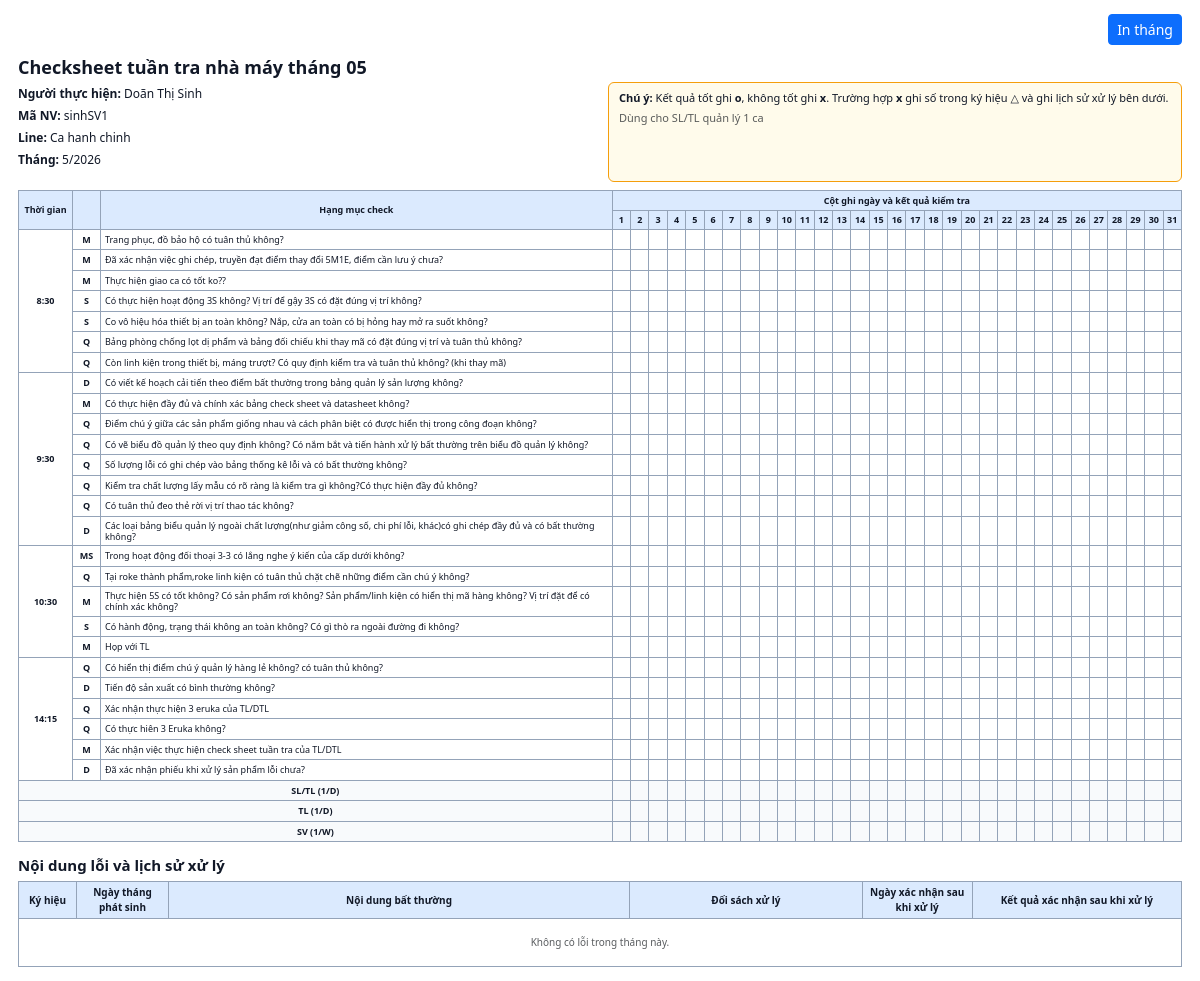
/profile/print-month (signed in), run on the app's committed database.
### models.py (models this page shows, shortened)
class User(db.Model):
    __tablename__ = "users"
    __table_args__ = (
        CheckConstraint(
            "role IN ('admin', 'manager', 'supervisor', 'leader', 'staff')",
            name="ck_users_role",
        ),
        CheckConstraint(
            "gender IS NULL OR gender IN ('male', 'female', 'other')",
            name="ck_users_gender",
        ),
    )
    id = db.Column(db.Integer, primary_key=True)
    username = db.Column(db.String(50), unique=True, nullable=False, index=True)
    password_hash = db.Column(db.String(255), nullable=False)
    full_name = db.Column(db.String(120), nullable=False)
    employee_code = db.Column(db.String(30), unique=True, nullable=False, index=True)
    outlook_email = db.Column(db.String(255), nullable=True)
    gender = db.Column(db.String(20), nullable=True)
    department = db.Column(db.String(120), nullable=False)
    line_name = db.Column(db.String(120), nullable=False)
    role = db.Column(db.String(20), nullable=False, default=ROLE_STAFF)
    manager_id = db.Column(db.Integer, db.ForeignKey("users.id"), nullable=True, index=True)
    supervisor_id = db.Column(db.Integer, db.ForeignKey("users.id"), nullable=True, index=True)
    leader_id = db.Column(db.Integer, db.ForeignKey("users.id"), nullable=True, index=True)
    is_active = db.Column(db.Boolean, nullable=False, default=True)
    created_at = db.Column(db.DateTime, nullable=False, default=datetime.utcnow)
    manager = db.relationship(
        "User",
        remote_side=[id],
        foreign_keys=[manager_id],
        backref="managed_users",
    )
    supervisor = db.relationship(
        "User",
        remote_side=[id],
        foreign_keys=[supervisor_id],
        backref="supervised_users",
    )
    leader = db.relationship(
        "User",
        remote_side=[id],
        foreign_keys=[leader_id],
        backref="led_users",
    )
    daily_sheets = db.relationship("DailyCheckSheet", back_populates="user")
    daily_results = db.relationship("DailyCheckResult", back_populates="user")
    abnormal_reports = db.relationship("AbnormalReport", back_populates="user")
    owned_confirmations = db.relationship(
        "DailyConfirmation",
        foreign_keys="DailyConfirmation.user_id",
        back_populates="user",
    )
    signed_confirmations = db.relationship(
        "DailyConfirmation",
        foreign_keys="DailyConfirmation.confirmed_by",
        back_populates="signer",
    )
    user_lines = db.relationship(
        "UserLine",
        back_populates="user",
        cascade="all, delete-orphan",
    )
    notifications = db.relationship(
        "Notification",
        back_populates="user",
        cascade="all, delete-orphan",
    )

class ChecklistItem(db.Model):
    __tablename__ = "checklist_items"
    __table_args__ = (
        UniqueConstraint("template_id", "line_id", "item_order", name="uq_checklist_items_template_line_order"),
    )
    id = db.Column(db.Integer, primary_key=True)
    template_id = db.Column(
        db.Integer,
        db.ForeignKey("checklist_templates.id"),
        nullable=False,
        index=True,
    )
    line_id = db.Column(db.Integer, db.ForeignKey("lines.id"), nullable=True, index=True)
    symbol = db.Column(db.String(20), nullable=False)
    check_time = db.Column(db.Time, nullable=False, index=True)
    time_group = db.Column(db.String(100), nullable=False)
    item_order = db.Column(db.Integer, nullable=False)
    category_type = db.Column(db.String(50))
    content = db.Column(db.Text, nullable=False)
    content_vi = db.Column(db.Text, nullable=False)
    content_en = db.Column(db.Text)
    content_ja = db.Column(db.Text)
    note = db.Column(db.Text)
    is_active = db.Column(db.Boolean, nullable=False, default=True)
    created_at = db.Column(db.DateTime, nullable=False, default=datetime.utcnow)
    template = db.relationship("ChecklistTemplate", back_populates="checklist_items")
    line = db.relationship("Line")
    daily_results = db.relationship("DailyCheckResult", back_populates="checklist_item")

### routes/auth_routes.py (the view)
@auth_bp.route("/profile/print-month")
@login_required
def print_profile_month():
    from datetime import date
    from datetime import datetime as _dt
    user = get_current_user()
    today = date.today()
    raw_excel_month = request.args.get("excel_month", "").strip()
    raw_excel_line = request.args.get("excel_line", "").strip()
    raw_excel_sheet = request.args.get("excel_sheet", "").strip()
    raw_excel_sv_id = request.args.get("excel_sv_id", type=int)
    if raw_excel_sheet not in {"tl_admin", "tl_shift", "sv"}:
        raw_excel_sheet = "sv" if user.role in {"supervisor", "manager"} else ""
    excel_year = today.year
    excel_month_num = today.month
    if raw_excel_month:
        try:
            parsed = _dt.strptime(raw_excel_month, "%Y-%m")
            excel_year, excel_month_num = parsed.year, parsed.month
        except ValueError:
            pass
    excel_context = build_excel_month_context(
        user,
        excel_year,
        excel_month_num,
        raw_excel_line or None,
        raw_excel_sheet or None,
        target_sv_id=raw_excel_sv_id,
    )
    return render_template(
        "print_profile_month.html",
        user=user,
        excel_context=excel_context,
        auto_print=request.args.get("autoprint") == "1",
    )

### routes/auth_routes.py (called while the page is built)
def get_current_user() -> User | None:
    if hasattr(g, "current_user"):
        return g.current_user
    user_id = session.get("user_id")
    g.current_user = User.query.get(user_id) if user_id else None
    return g.current_user

def login_required(view):
    @wraps(view)
    def wrapped_view(*args, **kwargs):
        if not get_current_user():
            flash("Vui lòng đăng nhập để tiếp tục.", "warning")
            return redirect(url_for("auth.login"))
        return view(*args, **kwargs)
    return wrapped_view

@auth_bp.before_app_request
def load_logged_in_user() -> None:
    g.current_user = get_current_user()

### templates/print_profile_month.html (shortened to what this page needs)
<!doctype html>
<html lang="vi">
<head>
  <link rel="stylesheet" href="{{ url_for('static', filename='vendor/bootstrap/css/bootstrap.min.css') }}">
</head>
<body>
<div class="print-page">
  <div class="print-toolbar no-print">
    <button class="btn btn-primary btn-sm" type="button" onclick="window.print()">In tháng</button>
  </div>
  <div class="print-title">
    <h1>Checksheet tuần tra nhà máy tháng {{ "%02d"|format(excel_context.excel_month) }}</h1>
  </div>
  <div class="row g-3 align-items-stretch mb-2">
    <div class="col-6">
      <div class="sheet-info-box">
        <div class="sheet-meta">
          <span><strong>Người thực hiện:</strong> {{ excel_context.month_user_names|join(', ') if excel_context.month_user_names else user.full_name }}</span>
          <span><strong>Mã NV:</strong> {% if excel_context.month_user_codes|length == 1 %}{{ excel_context.month_user_codes[0] }}{% else %}Nhiều người{% endif %}</span>
          <span><strong>Line:</strong> {{ excel_context.line_name or user.line_name }}</span>
          <span><strong>Tháng:</strong> {{ excel_context.excel_month }}/{{ excel_context.excel_year }}</span>
        </div>
      </div>
    </div>
    <div class="col-6">
      <div class="note-box">
        <strong>Chú ý:</strong> Kết quả tốt ghi <strong>o</strong>, không tốt ghi <strong>x</strong>.
        Trường hợp <strong>x</strong> ghi số trong ký hiệu △ và ghi lịch sử xử lý bên dưới.
        <span class="text-muted d-block mt-1">Dùng cho SL/TL quản lý 1 ca</span>
      </div>
    </div>
  </div>
  <table class="month-table">
    <thead>
      <tr>
        <th rowspan="2" class="col-time">Thời gian</th>
        <th rowspan="2" class="col-symbol"></th>
        <th rowspan="2" class="col-content">Hạng mục check</th>
        <th colspan="{{ excel_context.days_in_month }}">Cột ghi ngày và kết quả kiểm tra</th>
      </tr>
      <tr>
        {% for day in range(1, excel_context.days_in_month + 1) %}
        <th class="day-col">{{ day }}</th>
        {% endfor %}
      </tr>
    </thead>
    <tbody>
      {% if excel_context.excel_groups %}
        {% for group in excel_context.excel_groups %}
          {% set row_count = group.rows | length %}
          {% for item in group.rows %}
          <tr>
            {% if loop.first %}
            <td class="col-time" rowspan="{{ row_count }}">
              {% for t in group.time_group.split('\n') %}
                <div>{{ t }}</div>
              {% endfor %}
            </td>
            {% endif %}
            <td class="col-symbol">{{ item.category_type }}</td>
            <td class="col-content">{{ item.content }}</td>
            {% for day in range(1, excel_context.days_in_month + 1) %}
              {% set val = item.days[day] if day in item.days else '' %}
              <td class="day-col {% if val == 'o' %}cell-o{% elif val == 'x' %}cell-x{% elif val == '△' %}cell-tri{% endif %}">
              </td>
            {% endfor %}
          </tr>
          {% endfor %}
        {% endfor %}
      {% else %}
        <tr>
          <td colspan="{{ excel_context.days_in_month + 3 }}" class="text-center text-muted py-3">Không có dữ liệu checksheet trong tháng này.</td>
        </tr>
      {% endif %}
      {% for sig in excel_context.signature_rows %}
      <tr class="signature-row">
        <td colspan="3" class="text-center">{{ sig.label }}</td>
        {% for day in range(1, excel_context.days_in_month + 1) %}
        {% set sig_val = sig.days[day] if day in sig.days else '' %}
        <td class="day-col {% if sig_val %}cell-o{% endif %}">{{ sig_val }}</td>
        {% endfor %}
      </tr>
      {% endfor %}
    </tbody>
  </table>
  <h2 class="section-title">Nội dung lỗi và lịch sử xử lý</h2>
  <table class="abnormal-table">
    <thead>
      <tr>
        <th>Ký hiệu</th>
        <th>Ngày tháng phát sinh</th>
        <th>Nội dung bất thường</th>
        <th>Đối sách xử lý</th>
        <th>Ngày xác nhận sau khi xử lý</th>
        <th>Kết quả xác nhận sau khi xử lý</th>
      </tr>
    </thead>
    <tbody>
      {% for report in excel_context.excel_abnormal_reports %}
      <tr>
        <td>{{ report.symbol }}</td>
        <td>{{ report.occurred_date|date_local }}</td>
        <td>{{ report.abnormal_content }}</td>
        <td>{{ report.countermeasure or '-' }}</td>
        <td>{{ report.confirm_date_before_fix|date_local if report.confirm_date_before_fix else '-' }}</td>
        <td>{{ report.result_after_fix or '-' }}</td>
      </tr>
      {% else %}
      <tr>
        <td colspan="6" class="text-center text-muted py-3">Không có lỗi trong tháng này.</td>
      </tr>
      {% endfor %}
    </tbody>
  </table>
</div>
</body>
</html>

### templates/print_profile_month.html (style rules this page uses)
body { background: #fff; color: #111827; font-family: "Segoe UI", Tahoma, Geneva, Verdana, sans-serif; font-size: 11px; }
.print-page { padding: 14px 18px; }
.print-toolbar { display: flex; justify-content: space-between; align-items: center; gap: 12px; margin-bottom: 12px; }
.print-title h1 { font-size: 18px; font-weight: 700; margin: 0 0 3px; }
.note-box { border: 1px solid #f59e0b; background: #fffbeb; border-radius: 6px; padding: 7px 10px; height: 100%; margin-bottom: 10px; }
.sheet-meta { display: grid; grid-template-columns: 1fr; gap: 4px; margin-bottom: 10px; font-size: 12px; }
.sheet-info-box { height: 100%; padding: 3px 0; }
table { width: 100%; border-collapse: collapse; }
.month-table { table-layout: fixed; font-size: 9px; }
th, td { border: 1px solid #94a3b8; padding: 3px 4px; vertical-align: middle; }
th { background: #dbeafe; text-align: center; font-weight: 700; }
.col-time { width: 54px; text-align: center; font-weight: 700; }
.col-symbol { width: 28px; text-align: center; font-weight: 700; }
.col-content { width: 44%; line-height: 1.25; }
.day-col { width: 22px; text-align: center; padding: 2px; font-weight: 700; }
.signature-row td { background: #f8fafc; font-weight: 700; }
.section-title { font-size: 15px; font-weight: 700; margin: 14px 0 7px; }
.abnormal-table { font-size: 10px; page-break-inside: auto; }
.abnormal-table th:nth-child(1) { width: 58px; }
.abnormal-table th:nth-child(2) { width: 92px; }
.abnormal-table th:nth-child(4) { width: 20%; }
.abnormal-table th:nth-child(5) { width: 110px; }
.abnormal-table th:nth-child(6) { width: 18%; }

### data on the page
User: month_user_names "Doãn Thị Sinh", employee_code "sinhSV1", line_name "Ca hanh chinh"
ChecklistItem: t "8:30", category_type "M", content "Trang phục, đồ bảo hộ có tuân thủ không?"
ChecklistItem: category_type "M", content "Đã xác nhận việc ghi chép, truyền đạt điểm thay đổi 5M1E, điểm cần lưu ý chưa?"
ChecklistItem: category_type "M", content "Thực hiện giao ca có tốt ko??"
ChecklistItem: category_type "S", content "Có thực hiện hoạt động 3S không? Vị trí để gậy 3S có đặt đúng vị trí không?"
ChecklistItem: category_type "S", content "Co vô hiệu hóa thiết bị an toàn không? Nắp, cửa an toàn có bị hỏng hay mở ra suốt không?"
ChecklistItem: category_type "Q", content "Bảng phòng chống lọt dị phẩm và bảng đối chiếu khi thay mã có đặt đúng vị trí và tuân thủ không?"
ChecklistItem: category_type "Q", content "Còn linh kiện trong thiết bị, máng trượt? Có quy định kiểm tra và tuân thủ không? (khi thay mã)"
ChecklistItem: t "9:30", category_type "D", content "Có viết kế hoạch cải tiến theo điểm bất thường trong bảng quản lý sản lượng không?"
ChecklistItem: category_type "M", content "Có thực hiện đầy đủ và chính xác bảng check sheet và datasheet không?"
ChecklistItem: category_type "Q", content "Điểm chú ý giữa các sản phẩm giống nhau và cách phân biệt có được hiển thị trong công đoạn không?"
ChecklistItem: category_type "Q", content "Có vẽ biểu đồ quản lý theo quy định không? Có nắm bắt và tiến hành xử lý bất thường trên biểu đồ quản lý không?"
ChecklistItem: category_type "Q", content "Số lượng lỗi có ghi chép vào bảng thống kê lỗi và có bất thường không?"
ChecklistItem: category_type "Q", content "Kiểm tra chất lượng lấy mẫu có rõ ràng là kiểm tra gì không?Có thực hiện đầy đủ không?"
ChecklistItem: category_type "Q", content "Có tuân thủ đeo thẻ rời vị trí thao tác không?"
ChecklistItem: category_type "D", content "Các loại bảng biểu quản lý ngoài chất lượng(như giảm công số, chi phí lỗi, khác)có ghi chép đầy đủ và có bất thường không?"
ChecklistItem: t "10:30", category_type "MS", content "Trong hoạt động đối thoại 3-3 có lắng nghe ý kiến của cấp dưới không?"
ChecklistItem: category_type "Q", content "Tại roke thành phẩm,roke linh kiện có tuân thủ chặt chẽ những điểm cần chú ý không?"
ChecklistItem: category_type "M", content "Thực hiện 5S có tốt không? Có sản phẩm rơi không? Sản phẩm/linh kiện có hiển thị mã hàng không? Vị trí đặt để có chính xác không?"
ChecklistItem: category_type "S", content "Có hành động, trạng thái không an toàn không? Có gì thò ra ngoài đường đi không?"
ChecklistItem: category_type "M", content "Họp với TL"
ChecklistItem: t "14:15", category_type "Q", content "Có hiển thị điểm chú ý quản lý hàng lẻ không? có tuân thủ không?"
ChecklistItem: category_type "D", content "Tiến độ sản xuất có bình thường không?"
ChecklistItem: category_type "Q", content "Xác nhận thực hiện 3 eruka của TL/DTL"
ChecklistItem: category_type "Q", content "Có thực hiên 3 Eruka không?"
ChecklistItem: category_type "M", content "Xác nhận việc thực hiện check sheet tuần tra của TL/DTL"
ChecklistItem: category_type "D", content "Đã xác nhận phiếu khi xử lý sản phẩm lỗi chưa?"

### other printed values
{{ "%02d"|format(excel_context.excel_month) }} "05"
{{ excel_context.excel_month }} "5"
{{ excel_context.excel_year }} "2026"
{{ day }} "1" "2" "3" "4" "5" "6" "7" "8" "9" "10" "11" "12" "13" "14" "15" "16" "17" "18" "19" "20" "21" "22" "23" "24" "25" "26" "27" "28" "29" "30" "31"
{{ sig.label }} "SL/TL (1/D)" "TL (1/D)" "SV (1/W)"
